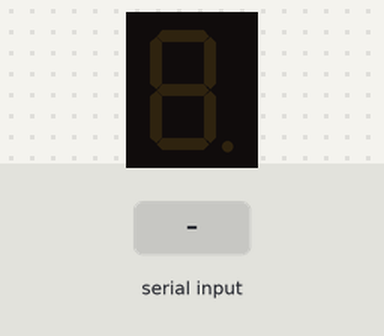
A sketch run on a simulated Arduino Uno, built with avr-gcc and run on an emulated ATmega328P. Shown: 1-digit seven-segment display. Wiring (inferred from the names in the program): 1-digit 7-segment display, segments lit when HIGH: segments pin 6, pin 7, pin 8, pin 2, pin 3, pin 5, pin 4, pin 9. Inputs (shaded band) come from the test bench. The segment pins are drawn as the display they are named for.

Above: at 1.2 s.
1.3 s: "90,45\n" received over Serial
At 3.3 s:
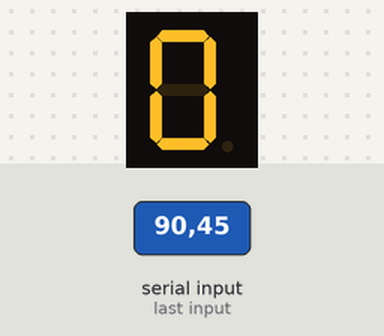
4.3 s: "1\n" received over Serial
At 5.3 s:
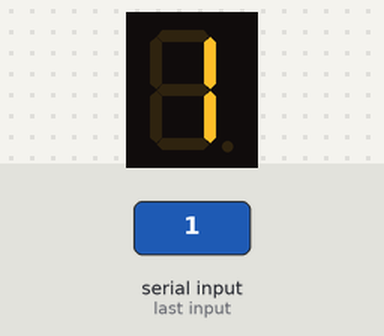
7.0 s: "5\n" received over Serial
At 7.7 s:
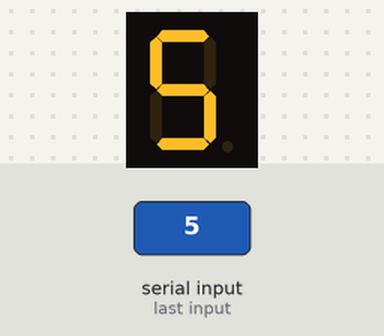
Timing chart, 0 to 10.0 s (numbered marks = the images above; inputs shaded):
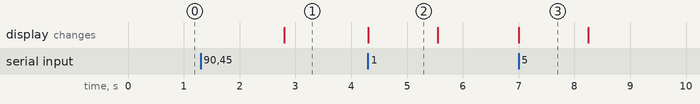

Measured:
- after the input at 1.3 s, the display: changes after 1.5 s (image 1)
- after the input at 4.3 s, the display: changes at once (image 2)
- after the input at 7.0 s, the display: changes at once (image 3)
- what the display in image 2 shows lasts 1.3 s, from 4.3 s to 5.6 s

The sketch:

7_segment.ino
```cpp
int digits [11][8]{
  {1,1,0,1,1,1,1,0}, // digit 0
  {0,0,0,0,0,1,1,0}, // digit 1
  {1,1,1,0,1,1,0,0}, // digit 2
  {1,0,1,0,1,1,1,0}, // digit 3
  {0,0,1,1,0,1,1,0}, // digit 4
  {1,0,1,1,1,0,1,0}, // digit 5
  {1,1,1,1,1,0,1,0}, // digit 6
  {0,0,0,0,1,1,1,0}, // digit 7
  {1,1,1,1,1,1,1,0}, // digit 8
  {1,0,1,1,1,1,1,0}, // digit 9
  {0,0,0,0,0,0,0,1}  // Dot
};

void display_digit(int d){
  if   (digits[d][0]==1) digitalWrite(2, HIGH); else digitalWrite(2, LOW); //D
  if   (digits[d][1]==1) digitalWrite(3, HIGH); else digitalWrite(3, LOW); //E
  if   (digits[d][2]==1) digitalWrite(4, HIGH); else digitalWrite(4, LOW); //G
  if   (digits[d][3]==1) digitalWrite(5, HIGH); else digitalWrite(5, LOW); //F
  if   (digits[d][4]==1) digitalWrite(6, HIGH); else digitalWrite(6, LOW); //A
  if   (digits[d][5]==1) digitalWrite(7, HIGH); else digitalWrite(7, LOW); //B
  if   (digits[d][6]==1) digitalWrite(8, HIGH); else digitalWrite(8, LOW); //C
  if   (digits[d][7]==1) digitalWrite(9, HIGH); else digitalWrite(9, LOW); //DP

}
void setup() {
  // put your setup code here, to run once:
   pinMode(2, OUTPUT);// Segment D
   pinMode(3, OUTPUT);// Segment E
   pinMode(4, OUTPUT);// Segment G
   pinMode(5, OUTPUT);// Segment F
   pinMode(6, OUTPUT);// Segment A
   pinMode(7, OUTPUT);// Segment B
   pinMode(8, OUTPUT);// Segment C
   pinMode(9 ,OUTPUT);// Segment DP

   Serial.begin(9600);
}

void loop() {
  // put your main code here, to run repeatedly:
  while( Serial.available() > 0){
    int number = Serial.parseInt();
    display_digit(number);
    delay(250);
  }
}
```
